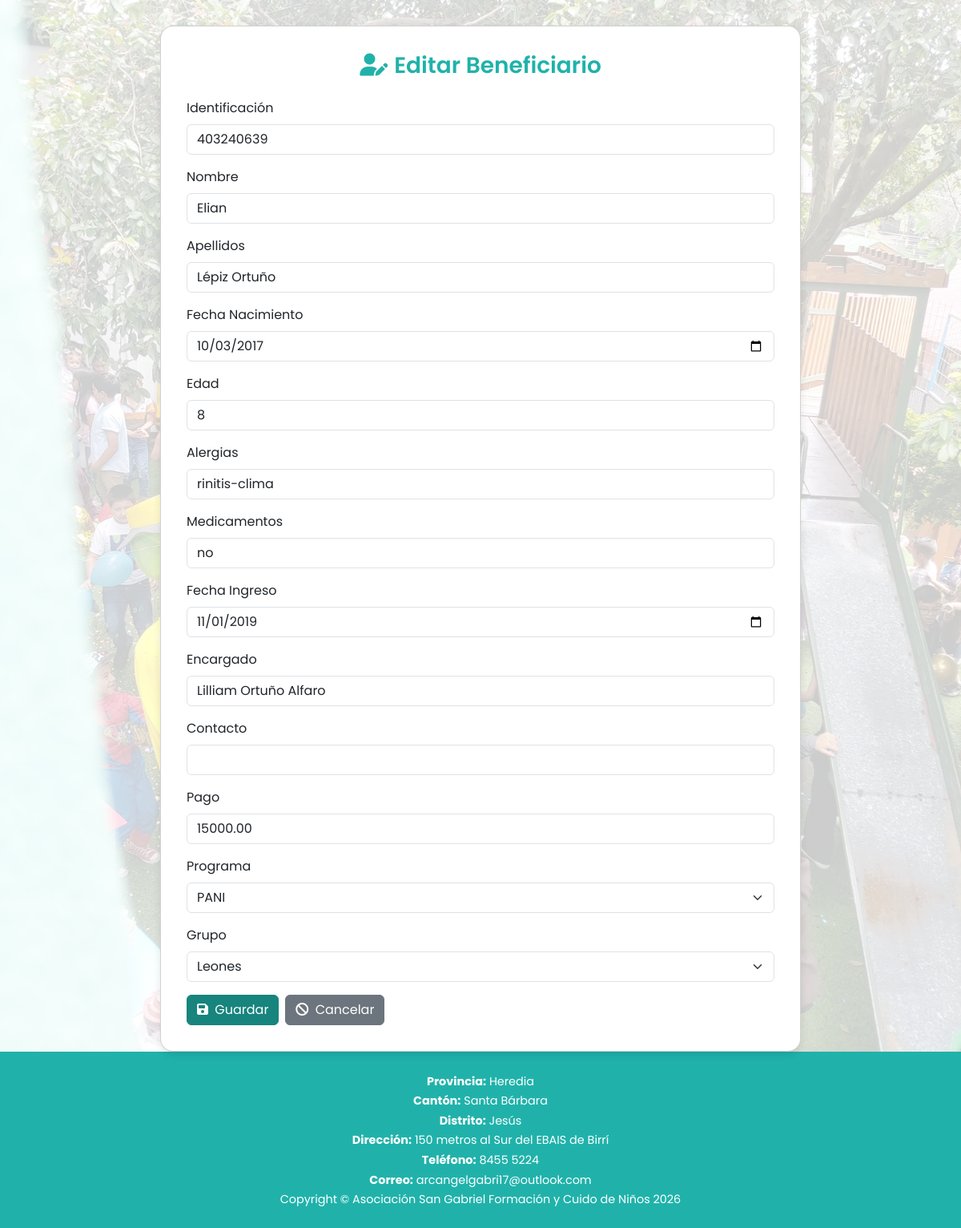
/Views/Beneficiarios/editarBeneficiario.php?id=2 (signed in), run on the app's committed database.
### tables this page shows
CREATE TABLE `tbl_beneficiarios` (
  `id_beneficiario` int NOT NULL,
  `identificacion` varchar(15) NOT NULL,
  `nombre` varchar(50) NOT NULL,
  `apellidos` varchar(100) NOT NULL,
  `fecha_nacimiento` date NOT NULL,
  `edad` int NOT NULL,
  `alergias` varchar(100) DEFAULT NULL,
  `medicamentos` varchar(100) DEFAULT NULL,
  `fecha_ingreso` date NOT NULL,
  `encargado` varchar(100) NOT NULL,
  `contacto` varchar(50) NOT NULL,
  `pago` decimal(10,2) DEFAULT NULL,
  `id_programa` int DEFAULT NULL,
  `id_grupo` int DEFAULT NULL
);

CREATE TABLE `tbl_programas` (
  `id_programa` int NOT NULL,
  `nombre` varchar(50) NOT NULL,
  `descripcion` text,
  `tipo` varchar(50) DEFAULT NULL,
  `estado` tinyint(1) DEFAULT '1'
);

CREATE TABLE `tbl_grupos` (
  `id_grupo` int NOT NULL,
  `codigo` varchar(10) NOT NULL,
  `nombre` varchar(50) NOT NULL,
  `descripcion` text,
  `nivel` varchar(50) DEFAULT NULL,
  `fecha_inicio` date DEFAULT NULL,
  `fecha_fin` date DEFAULT NULL,
  `estado` tinyint(1) DEFAULT '1'
);

### Views/Beneficiarios/editarBeneficiario.php (the view, shortened to what this page needs)
<?php
$cn = abrirConexion();
$id = isset($_GET['id']) ? (int) $_GET['id']: 0;
$stmt = $cn->prepare("SELECT * FROM tbl_beneficiarios WHERE id_beneficiario = ?");
$stmt->bind_param("i", $id);
$stmt->execute();
$res = $stmt->get_result();
$beneficiario = $res->fetch_assoc();
$programas = $cn->query("SELECT id_programa, nombre FROM tbl_programas");
$grupos = $cn->query("SELECT id_grupo, nombre FROM tbl_grupos");
?>
<!DOCTYPE html>
<html lang="en">
<head>
    <link href="../../Assets/css/bootstrap.min.css" rel="stylesheet">
    <link href="../../Assets/css/customStyles/editarBeneficiarioStyle.css" rel="stylesheet">
    <link href="https://cdnjs.cloudflare.com/ajax/libs/font-awesome/6.5.2/css/all.min.css" rel="stylesheet">
</head>
<body>
    <main>
        <div class="card">
            <h3 class="text-center mb-4" style="color: #20b2aa; font-weight: 600;">
                <i class="fas fa-user-edit me-2"></i>Editar Beneficiario
            </h3>
            <form method="POST">
                <div class="mb-3">
                    <label class="form-label">Identificación</label>
                    <input type="text" name="identificacion" class="form-control"
                        value="<?= htmlspecialchars($beneficiario['identificacion']) ?>" required>
                </div>
                <div class="mb-3">
                    <label class="form-label">Nombre</label>
                    <input type="text" name="nombre" class="form-control"
                        value="<?= htmlspecialchars($beneficiario['nombre']) ?>" required>
                </div>
                <div class="mb-3">
                    <label class="form-label">Apellidos</label>
                    <input type="text" name="apellidos" class="form-control"
                        value="<?= htmlspecialchars($beneficiario['apellidos']) ?>" required>
                </div>
                <div class="mb-3">
                    <label for="fecha_nacimiento" class="form-label">Fecha Nacimiento</label>
                    <input type="date" class="form-control" id="fecha_nacimiento" name="fecha_nacimiento"
                        value="<?= htmlspecialchars($beneficiario['fecha_nacimiento']) ?>" required>
                </div>
                <div class="mb-3">
                    <label class="form-label">Edad</label>
                    <input type="number" name="edad" class="form-control"
                        value="<?= htmlspecialchars($beneficiario['edad']) ?>" required>
                </div>
                <div class="mb-3">
                    <label class="form-label">Alergias</label>
                    <input type="text" name="alergias" class="form-control"
                        value="<?= htmlspecialchars($beneficiario['alergias']) ?>">
                </div>
                <div class="mb-3">
                    <label class="form-label">Medicamentos</label>
                    <input type="text" name="medicamentos" class="form-control"
                        value="<?= htmlspecialchars($beneficiario['medicamentos']) ?>">
                </div>
                <div class="mb-3">
                    <label for="fecha_ingreso" class="form-label">Fecha Ingreso</label>
                    <input type="date" class="form-control" id="fecha_ingreso" name="fecha_ingreso"
                        value="<?= htmlspecialchars($beneficiario['fecha_ingreso']) ?>" required>
                </div>
                <div class="mb-3">
                    <label class="form-label">Encargado</label>
                    <input type="text" name="encargado" class="form-control"
                        value="<?= htmlspecialchars($beneficiario['encargado']) ?>" required>
                </div>
                <div class="mb-3">
                    <label class="form-label">Contacto</label>
                    <input type="number" name="contacto" class="form-control"
                        value="<?= htmlspecialchars($beneficiario['contacto']) ?>" required>
                </div>
                <div class="mb-3">
                    <label class="form-label">Pago</label>
                    <input type="number" name="pago" class="form-control"
                        value="<?= htmlspecialchars($beneficiario['pago']) ?>">
                </div>
                <div class="mb-3">
                    <label class="form-label">Programa</label>
                    <select name="id_programa" class="form-select" required>
                        <?php while ($p = $programas->fetch_assoc()): ?>
                            <option value="<?= $p['id_programa'] ?>" <?= $beneficiario['id_programa'] == $p['id_programa'] ? 'selected' : '' ?>>
                                <?= htmlspecialchars($p['nombre']) ?>
                            </option>
                        <?php endwhile; ?>
                    </select>
                </div>
                <div class="mb-3">
                    <label class="form-label">Grupo</label>
                    <select name="id_grupo" class="form-select" required>
                        <?php while ($g = $grupos->fetch_assoc()): ?>
                            <option value="<?= $g['id_grupo'] ?>" <?= $beneficiario['id_grupo'] == $g['id_grupo'] ? 'selected' : '' ?>>
                                <?= htmlspecialchars($g['nombre']) ?>
                            </option>
                        <?php endwhile; ?>
                    </select>
                </div>
                <div class="d-flex gap-2">
                    <button type="submit" class="btn btn-success">
                        <i class="fa-solid fa-save me-1"></i> Guardar
                    </button>
                    <a href="listaBeneficiarios.php" class="btn btn-secondary">
                        <i class="fa-solid fa-ban me-1"></i> Cancelar
                    </a>
                </div>
            </form>
        </div>
    </main>
    <footer>
        <?php include '../Layout/footer.php' ?>
    </footer>
</body>
</html>

### Assets/css/customStyles/editarBeneficiarioStyle.css (style rules this page uses)
body { font-family: 'Poppins', sans-serif; background-color: #f0f9ff; }
main { background: url("../../img/background.jpg") center no-repeat; background-size: cover; min-height: 80vh; position: relative; display: flex; align-items: center; justify-content: center; }
main::before { content: ""; position: absolute; top: 0; left: 0; width: 100%; height: 100%; background-color: rgba(255, 255, 255, 0.8); z-index: 1; }
main>* { position: relative; z-index: 2; }
.card { padding: 2rem; margin-top: 2rem; width: 100%; max-width: 800px; border-radius: 1rem; box-shadow: 0 4px 10px rgba(0, 0, 0, 0.1); background-color: white; }
.btn-success { background-color: #17847e; border-color: #17847e; }
footer { background-color: #20b2aa; color: white; padding: 12px 20px; text-align: center; font-size: 0.9rem; }

### data on the page
tbl_beneficiarios: identificacion "403240639", nombre "Elian", apellidos "Lépiz Ortuño", fecha_nacimiento "10/03/2017", edad "8", alergias "rinitis-clima", medicamentos "no", fecha_ingreso "11/01/2019", encargado "Lilliam Ortuño Alfaro", pago "15000.00", id_programa "PANI", id_grupo "Leones"

### other printed values
$label "Provincia"
$value "Heredia"
$label "Cantón"
$value "Santa Bárbara"
$label "Distrito"
$value "Jesús"
$label "Dirección"
$value "150 metros al Sur del EBAIS de Birrí"
$label "Teléfono"
$value "8455 5224"
$label "Correo"
$value "arcangelgabri17@outlook.com"
